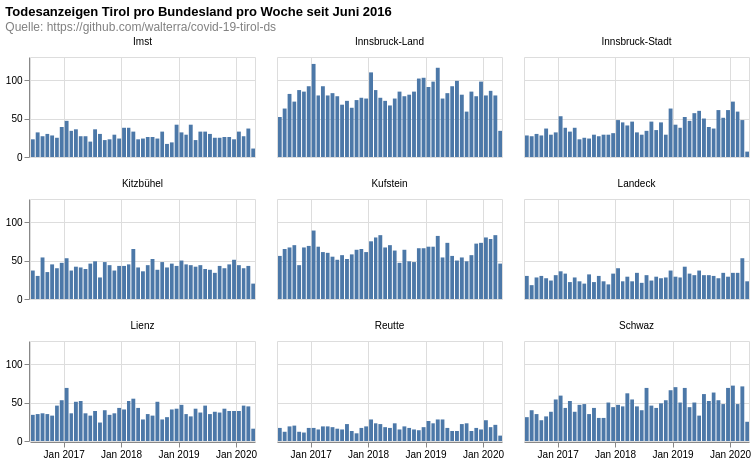

Express this chart as Vega-Lite.
### Vega-Lite specification from a JSON file in a GitHub repository (floating-point values rounded to 4 significant figures; data arrays with more than 128 entries replaced by an {"elided": "..."} marker saying what was removed)
{"$schema": "https://vega.github.io/schema/vega-lite/v4.8.1.json", "columns": 3, "config": {"view": {"continuousHeight": 300, "continuousWidth": 400}}, "data": {"name": "data-c320ffe546cf51c2f7164671b33f6aec"}, "datasets": {"data-c320ffe546cf51c2f7164671b33f6aec": {"elided": "9140 records"}}, "facet": {"field": "district", "title": null, "type": "nominal"}, "spec": {"layer": [{"encoding": {"tooltip": [{"field": "date", "timeUnit": "yearmonth", "type": "temporal"}, {"aggregate": "sum", "field": "count", "type": "quantitative"}], "x": {"field": "date", "timeUnit": "yearmonth", "title": null, "type": "temporal"}, "y": {"aggregate": "sum", "field": "count", "title": null, "type": "quantitative"}}, "height": 100, "mark": "bar", "width": 225}]}, "title": {"color": "black", "subtitle": ["Quelle: https://github.com/walterra/covid-19-tirol-ds"], "subtitleColor": "gray", "text": ["Todesanzeigen Tirol pro Bundesland pro Woche seit Juni 2016"]}}
